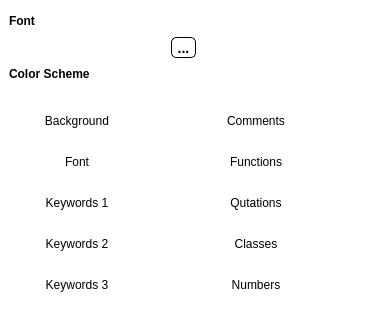
<?xml version="1.0" encoding="UTF-8"?>
<ui version="4.0">
 <class>ColorPicker</class>
 <widget class="QDialog" name="ColorPicker">
  <property name="geometry">
   <rect>
    <x>0</x>
    <y>0</y>
    <width>366</width>
    <height>329</height>
   </rect>
  </property>
  <property name="windowTitle">
   <string>Dialog</string>
  </property>
  <property name="styleSheet">
   <string notr="true">QDialog#ColorPicker {
border-width: 1;
border-color: black;
background: white;
}</string>
  </property>
  <layout class="QVBoxLayout" name="verticalLayout_3" stretch="0,0,0,1">
   <property name="leftMargin">
    <number>9</number>
   </property>
   <property name="rightMargin">
    <number>9</number>
   </property>
   <item>
    <layout class="QHBoxLayout" name="horizontalLayout_13">
     <item>
      <widget class="QLabel" name="label_12">
       <property name="styleSheet">
        <string notr="true">font-weight: 600;</string>
       </property>
       <property name="text">
        <string>Font</string>
       </property>
      </widget>
     </item>
     <item>
      <spacer name="horizontalSpacer">
       <property name="orientation">
        <enum>Qt::Horizontal</enum>
       </property>
       <property name="sizeHint" stdset="0">
        <size>
         <width>40</width>
         <height>20</height>
        </size>
       </property>
      </spacer>
     </item>
    </layout>
   </item>
   <item>
    <layout class="QHBoxLayout" name="horizontalLayout_11">
     <item>
      <spacer name="horizontalSpacer_4">
       <property name="orientation">
        <enum>Qt::Horizontal</enum>
       </property>
       <property name="sizeHint" stdset="0">
        <size>
         <width>40</width>
         <height>20</height>
        </size>
       </property>
      </spacer>
     </item>
     <item>
      <widget class="QToolButton" name="buttonFontChooser">
       <property name="styleSheet">
        <string notr="true">QToolButton { 
background-color: white;
border-style: outset;
border-width: 1px;
border-radius: 5px;
border-color: black;
font: bold 14px;
}
QToolButton:hover { 
	background: lightGray;
}</string>
       </property>
       <property name="text">
        <string>...</string>
       </property>
      </widget>
     </item>
     <item>
      <spacer name="horizontalSpacer_3">
       <property name="orientation">
        <enum>Qt::Horizontal</enum>
       </property>
       <property name="sizeHint" stdset="0">
        <size>
         <width>40</width>
         <height>20</height>
        </size>
       </property>
      </spacer>
     </item>
    </layout>
   </item>
   <item>
    <layout class="QHBoxLayout" name="horizontalLayout_12">
     <item>
      <widget class="QLabel" name="label_11">
       <property name="styleSheet">
        <string notr="true">font-weight: 600;</string>
       </property>
       <property name="text">
        <string>Color Scheme</string>
       </property>
      </widget>
     </item>
     <item>
      <spacer name="horizontalSpacer_2">
       <property name="orientation">
        <enum>Qt::Horizontal</enum>
       </property>
       <property name="sizeHint" stdset="0">
        <size>
         <width>40</width>
         <height>20</height>
        </size>
       </property>
      </spacer>
     </item>
    </layout>
   </item>
   <item>
    <widget class="QWidget" name="colorButtonsContainer" native="true">
     <property name="styleSheet">
      <string notr="true">QWidget#widget { 
border-style: outset;
border-width: 1;
border-color: black;
}

QLabel:hover { 
background: lightGray;
}</string>
     </property>
     <layout class="QHBoxLayout" name="horizontalLayout_14" stretch="1,0,1">
      <property name="bottomMargin">
       <number>9</number>
      </property>
      <item>
       <layout class="QVBoxLayout" name="verticalLayout">
        <property name="leftMargin">
         <number>9</number>
        </property>
        <item>
         <layout class="QHBoxLayout" name="horizontalLayout">
          <item>
           <widget class="QLabel" name="label">
            <property name="text">
             <string>Background</string>
            </property>
            <property name="alignment">
             <set>Qt::AlignCenter</set>
            </property>
           </widget>
          </item>
          <item>
           <widget class="QToolButton" name="buttonBackground">
            <property name="styleSheet">
             <string notr="true">border-radius: 12px;</string>
            </property>
            <property name="text">
             <string/>
            </property>
            <property name="iconSize">
             <size>
              <width>24</width>
              <height>24</height>
             </size>
            </property>
           </widget>
          </item>
         </layout>
        </item>
        <item>
         <layout class="QHBoxLayout" name="horizontalLayout_2">
          <item>
           <widget class="QLabel" name="label_2">
            <property name="text">
             <string>Font</string>
            </property>
            <property name="alignment">
             <set>Qt::AlignCenter</set>
            </property>
           </widget>
          </item>
          <item>
           <widget class="QToolButton" name="buttonFont">
            <property name="styleSheet">
             <string notr="true">border-radius: 12px;</string>
            </property>
            <property name="text">
             <string/>
            </property>
            <property name="iconSize">
             <size>
              <width>24</width>
              <height>24</height>
             </size>
            </property>
           </widget>
          </item>
         </layout>
        </item>
        <item>
         <layout class="QHBoxLayout" name="horizontalLayout_3">
          <item>
           <widget class="QLabel" name="label_3">
            <property name="text">
             <string>Keywords 1</string>
            </property>
            <property name="alignment">
             <set>Qt::AlignCenter</set>
            </property>
           </widget>
          </item>
          <item>
           <widget class="QToolButton" name="buttonKeywords1">
            <property name="styleSheet">
             <string notr="true">border-radius: 12px;</string>
            </property>
            <property name="text">
             <string/>
            </property>
            <property name="iconSize">
             <size>
              <width>24</width>
              <height>24</height>
             </size>
            </property>
           </widget>
          </item>
         </layout>
        </item>
        <item>
         <layout class="QHBoxLayout" name="horizontalLayout_4">
          <item>
           <widget class="QLabel" name="label_4">
            <property name="text">
             <string>Keywords 2</string>
            </property>
            <property name="alignment">
             <set>Qt::AlignCenter</set>
            </property>
           </widget>
          </item>
          <item>
           <widget class="QToolButton" name="buttonKeywords2">
            <property name="styleSheet">
             <string notr="true">border-radius: 12px;</string>
            </property>
            <property name="text">
             <string/>
            </property>
            <property name="iconSize">
             <size>
              <width>24</width>
              <height>24</height>
             </size>
            </property>
           </widget>
          </item>
         </layout>
        </item>
        <item>
         <layout class="QHBoxLayout" name="horizontalLayout_5">
          <item>
           <widget class="QLabel" name="label_5">
            <property name="text">
             <string>Keywords 3</string>
            </property>
            <property name="alignment">
             <set>Qt::AlignCenter</set>
            </property>
           </widget>
          </item>
          <item>
           <widget class="QToolButton" name="buttonKeywords3">
            <property name="styleSheet">
             <string notr="true">border-radius: 12px;</string>
            </property>
            <property name="text">
             <string/>
            </property>
            <property name="iconSize">
             <size>
              <width>24</width>
              <height>24</height>
             </size>
            </property>
           </widget>
          </item>
         </layout>
        </item>
       </layout>
      </item>
      <item>
       <spacer name="horizontalSpacer_5">
        <property name="orientation">
         <enum>Qt::Horizontal</enum>
        </property>
        <property name="sizeHint" stdset="0">
         <size>
          <width>40</width>
          <height>20</height>
         </size>
        </property>
       </spacer>
      </item>
      <item>
       <layout class="QVBoxLayout" name="verticalLayout_2">
        <property name="rightMargin">
         <number>9</number>
        </property>
        <item>
         <layout class="QHBoxLayout" name="horizontalLayout_6">
          <item>
           <widget class="QLabel" name="label_6">
            <property name="text">
             <string>Comments</string>
            </property>
            <property name="alignment">
             <set>Qt::AlignCenter</set>
            </property>
           </widget>
          </item>
          <item>
           <widget class="QToolButton" name="buttonComments">
            <property name="styleSheet">
             <string notr="true">border-radius: 12px;</string>
            </property>
            <property name="text">
             <string/>
            </property>
            <property name="iconSize">
             <size>
              <width>24</width>
              <height>24</height>
             </size>
            </property>
           </widget>
          </item>
         </layout>
        </item>
        <item>
         <layout class="QHBoxLayout" name="horizontalLayout_8">
          <item>
           <widget class="QLabel" name="label_8">
            <property name="text">
             <string>Functions</string>
            </property>
            <property name="alignment">
             <set>Qt::AlignCenter</set>
            </property>
           </widget>
          </item>
          <item>
           <widget class="QToolButton" name="buttonFunctions">
            <property name="styleSheet">
             <string notr="true">border-radius: 12px;</string>
            </property>
            <property name="text">
             <string/>
            </property>
            <property name="iconSize">
             <size>
              <width>24</width>
              <height>24</height>
             </size>
            </property>
           </widget>
          </item>
         </layout>
        </item>
        <item>
         <layout class="QHBoxLayout" name="horizontalLayout_7">
          <item>
           <widget class="QLabel" name="label_7">
            <property name="text">
             <string>Qutations</string>
            </property>
            <property name="alignment">
             <set>Qt::AlignCenter</set>
            </property>
           </widget>
          </item>
          <item>
           <widget class="QToolButton" name="buttonQuotations">
            <property name="styleSheet">
             <string notr="true">border-radius: 12px;</string>
            </property>
            <property name="text">
             <string/>
            </property>
            <property name="iconSize">
             <size>
              <width>24</width>
              <height>24</height>
             </size>
            </property>
           </widget>
          </item>
         </layout>
        </item>
        <item>
         <layout class="QHBoxLayout" name="horizontalLayout_9">
          <item>
           <widget class="QLabel" name="label_9">
            <property name="text">
             <string>Classes</string>
            </property>
            <property name="alignment">
             <set>Qt::AlignCenter</set>
            </property>
           </widget>
          </item>
          <item>
           <widget class="QToolButton" name="buttonClases">
            <property name="styleSheet">
             <string notr="true">border-radius: 12px;</string>
            </property>
            <property name="text">
             <string/>
            </property>
            <property name="iconSize">
             <size>
              <width>24</width>
              <height>24</height>
             </size>
            </property>
           </widget>
          </item>
         </layout>
        </item>
        <item>
         <layout class="QHBoxLayout" name="horizontalLayout_10">
          <item>
           <widget class="QLabel" name="label_10">
            <property name="text">
             <string>Numbers</string>
            </property>
            <property name="alignment">
             <set>Qt::AlignCenter</set>
            </property>
           </widget>
          </item>
          <item>
           <widget class="QToolButton" name="buttonNumbers">
            <property name="styleSheet">
             <string notr="true">border-radius: 12px;</string>
            </property>
            <property name="text">
             <string/>
            </property>
            <property name="iconSize">
             <size>
              <width>24</width>
              <height>24</height>
             </size>
            </property>
           </widget>
          </item>
         </layout>
        </item>
       </layout>
      </item>
     </layout>
    </widget>
   </item>
  </layout>
 </widget>
 <resources/>
 <connections/>
</ui>
